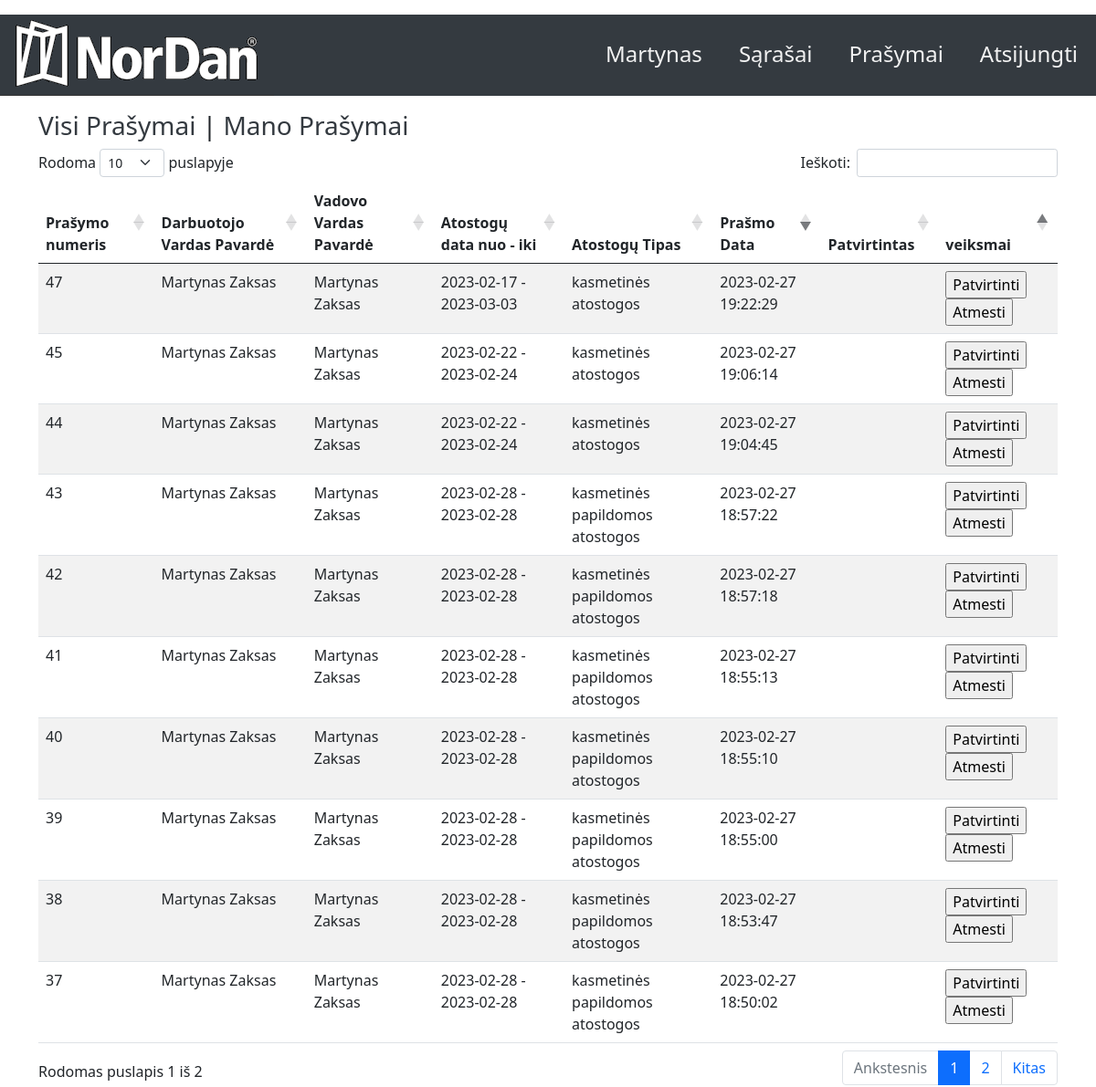
The page /employees_vacations (signed in) on the database its author committed.
### app.py (models this page shows, shortened)
class User(db.Model, UserMixin):  # type: ignore
    __tablename__ = "user"
    id = db.Column(db.Integer, primary_key=True)
    name = db.Column(db.String(25), nullable=False)
    surname = db.Column(db.String(25), nullable=False)
    email = db.Column(db.String(25), nullable=False, unique=True)
    department = db.Column(db.String(60), nullable=False)
    password = db.Column(db.String(254), nullable=False)
    pavaldinys = db.Column(db.Integer, nullable=False)
    admin = db.Column(db.Boolean, nullable=False)
    vadovas = db.Column(db.Boolean, nullable=False)
    vacations = db.relationship('Vacations', backref='user')

class Vacations(db.Model, UserMixin):
    __tablename__ = "vacations"
    id = db.Column(db.Integer, primary_key=True)
    user_id = db.Column(db.Integer, db.ForeignKey('user.id'))
    name = db.Column(db.String(60), nullable=False)
    surname = db.Column(db.String(60), nullable=False)
    mid = db.Column(db.Integer)
    mname = db.Column(db.String(60), nullable=False)
    msurname = db.Column(db.String(60), nullable=False)
    datefrom = db.Column(db.Date, nullable=False)
    dateto = db.Column(db.Date, nullable=False)
    approved = db.Column(db.Boolean, db.ForeignKey('typeapprove.appruvetype'))
    type = db.Column(db.Integer, db.ForeignKey('typevacation.id'))
    creation_date = db.Column(db.DateTime)
    status_date = db.Column(db.DateTime)

class TypeVacation(db.Model):
    __tablename__ = "typevacation"
    id = db.Column(db.Integer, primary_key=True)
    title = db.Column(db.String(250), nullable=False)
    description = db.Column(db.String(250), nullable=False)
    vacations = db.relationship('Vacations', backref='typevacation')

### app.py (the view)
@app.route("/employees_vacations", methods=['GET', 'POST'])
@login_required
def employees_vacations():
    employees_vacations = Vacations.query.filter_by(mid=current_user.id)
    return render_template("employees_vacations.html", employees_vacations=employees_vacations)

### app.py (called while the page is built)
@login_manager.user_loader
def load_user(id):
    return User.query.get(int(id))

### templates/employees_vacations.html (shortened to what this page needs)
{% extends "base.html" %}
{% block content %}
    <h3 class="title"><a href="{{url_for('dashboard')}}">Visi Prašymai</a><a> | </a><a href="{{url_for('my_vacations')}}">Mano Prašymai</a>
    </h3>
<table id="data" class="table table-striped">
    <thead>
  <tr>
    <th>Prašymo numeris</th>
    <th>Darbuotojo Vardas Pavardė</th>
    <th>Vadovo Vardas Pavardė</th>
    <th>Atostogų data nuo - iki</th>
    <th>Atostogų Tipas</th>
    <th>Prašmo Data</th>
    <th>Patvirtintas</th>
    <th>veiksmai</th>
  </tr>
  </thead>
  <tbody>
   {% if employees_vacations %}
{% for vacation in employees_vacations %}
  <tr>
    <td>{{vacation.id}}</td>
    <td>{{vacation.name}} {{vacation.surname}}</td>
    <td>{{vacation.mname}} {{vacation.msurname}}</td>
    <td>{{vacation.datefrom}} - {{vacation.dateto}}</td>
    <td>{{vacation.typevacation.title}}</td>
    <td>{{vacation.creation_date.strftime('%Y-%m-%d %H:%M:%S')}}</td>
    <td>{{vacation.typeapprove.title}}</td>
    <td>
    {% if vacation.approved == None %}
    <form method="post" action="{{ url_for('confirm_vacation', id=vacation.id) }}">
      <input type="submit" value="Patvirtinti" name="confirm_vacation_click"></input>
    </form>
    <form method="post" action="{{ url_for('reject_vacation', id=vacation.id) }}">
      <input type="submit" value="Atmesti" name="reject_vacation_click"></input>
    </form>
    {% else %}
    <p>Pasirinkimas atliktas</p>
    {% endif %}
  </td>
  </tr>
  {% endfor %}
{% endif %}
</tbody>
</table>
{% endblock %}

### templates/top.html (shortened to what this page needs)
<head>
    <link rel="stylesheet" href="{{ url_for('static', filename='css/style.css') }}">
</head>
<header>
    <div class="topnav app">
        {% if current_user.is_authenticated %}
        <a class="split menu"  href="{{url_for('logout')}}">Atsijungti</a>
        <a class="split menu" href="{{url_for('vacation_request')}}">Prašymai</a>
        <a class="split menu" href="{{url_for('dashboard')}}">Sąrašai</a>
        <a class="split menu" href="{{url_for('account')}}">{{ current_user.name }}</a>
        {% else %}
        <a class="split menu" href="{{url_for('register')}}">Registruotis</a>
        <a class="split menu" href="{{url_for('login')}}">Prisijungti</a>
        <a class="split menu" href="{{url_for('reset_password')}}">Atkurti Paskyrą</a>
        {% endif %}
        <img class="img" class="split" src="{{ url_for('static', filename='logo/logo_gr_300x89.png') }}" alt="">
    </div>
</header>

### static/css/style.css (style rules this page uses)
.topnav { overflow: hidden; max-height: 89px; background-color: rgb(52,58,64); min-height: 89px; width: 100%; }
.topnav a { float: left; color: #f2f2f2; text-align: center; padding: 25px 20px; text-decoration: none; font-size: 24px; min-height: 89px; }
.dropdown, .split { background-color: rgb(52,58,64); max-height: 89px; }
.topnav a.split, select.split { float: right; }
.title { align-self: center; flex-direction:column; }
.title a:link { color: rgb(52,58,64); background-color: transparent; text-decoration: none; }

### rows shown on the page
User: name "Martynas"
Vacations: id "37", name "Martynas", surname "Zaksas", mname "Martynas", msurname "Zaksas", datefrom "2023-02-28", dateto "2023-02-28", typevacation "kasmetinės papildomos atostogos", creation_date "2023-02-27 18:50:02"
Vacations: id "38", name "Martynas", surname "Zaksas", mname "Martynas", msurname "Zaksas", datefrom "2023-02-28", dateto "2023-02-28", typevacation "kasmetinės papildomos atostogos", creation_date "2023-02-27 18:53:47"
Vacations: id "39", name "Martynas", surname "Zaksas", mname "Martynas", msurname "Zaksas", datefrom "2023-02-28", dateto "2023-02-28", typevacation "kasmetinės papildomos atostogos", creation_date "2023-02-27 18:55:00"
Vacations: id "40", name "Martynas", surname "Zaksas", mname "Martynas", msurname "Zaksas", datefrom "2023-02-28", dateto "2023-02-28", typevacation "kasmetinės papildomos atostogos", creation_date "2023-02-27 18:55:10"
Vacations: id "41", name "Martynas", surname "Zaksas", mname "Martynas", msurname "Zaksas", datefrom "2023-02-28", dateto "2023-02-28", typevacation "kasmetinės papildomos atostogos", creation_date "2023-02-27 18:55:13"
Vacations: id "42", name "Martynas", surname "Zaksas", mname "Martynas", msurname "Zaksas", datefrom "2023-02-28", dateto "2023-02-28", typevacation "kasmetinės papildomos atostogos", creation_date "2023-02-27 18:57:18"
Vacations: id "43", name "Martynas", surname "Zaksas", mname "Martynas", msurname "Zaksas", datefrom "2023-02-28", dateto "2023-02-28", typevacation "kasmetinės papildomos atostogos", creation_date "2023-02-27 18:57:22"
Vacations: id "44", name "Martynas", surname "Zaksas", mname "Martynas", msurname "Zaksas", datefrom "2023-02-22", dateto "2023-02-24", typevacation "kasmetinės atostogos", creation_date "2023-02-27 19:04:45"
Vacations: id "45", name "Martynas", surname "Zaksas", mname "Martynas", msurname "Zaksas", datefrom "2023-02-22", dateto "2023-02-24", typevacation "kasmetinės atostogos", creation_date "2023-02-27 19:06:14"
Vacations: id "47", name "Martynas", surname "Zaksas", mname "Martynas", msurname "Zaksas", datefrom "2023-02-17", dateto "2023-03-03", typevacation "kasmetinės atostogos", creation_date "2023-02-27 19:22:29"
